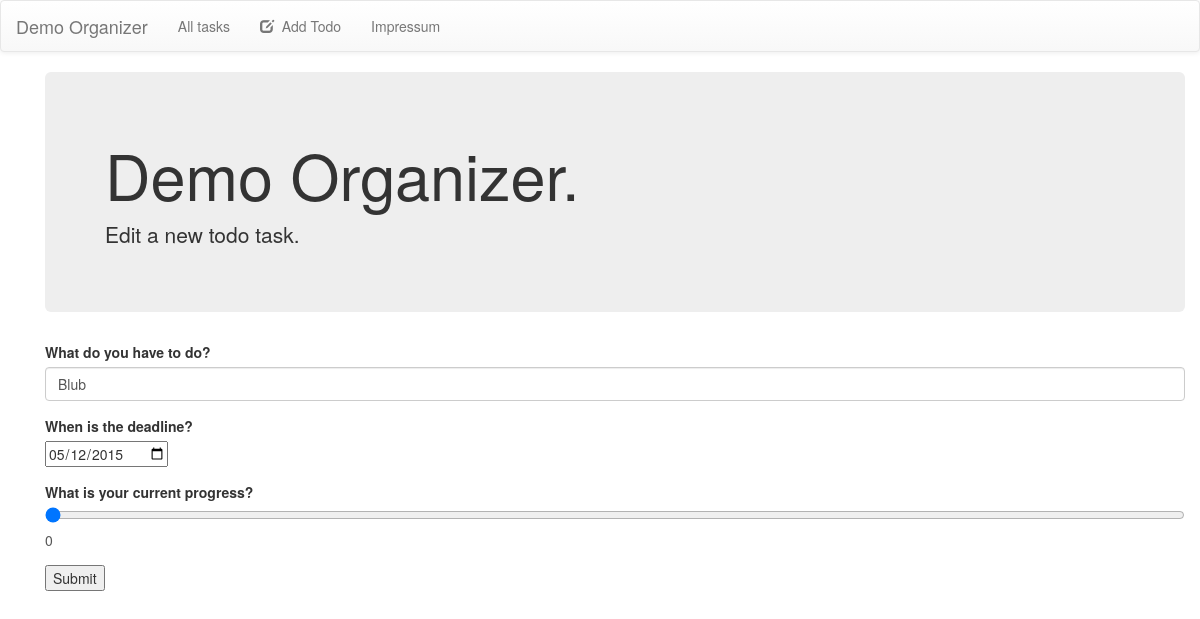
The page /edit/3 on the database its author committed.
### todolist/models.py (models this page shows, shortened)
class Todo(models.Model):
    title = models.CharField(max_length=160)
    deadline = models.DateField('Deadline')
    progress = models.DecimalField(max_digits=3, decimal_places=0)
    def deadlineAsString(self):              # __unicode__ on Python 2
        return str(self.deadline)

### todolist/views.py (the view)
# urls.py: url(r'^edit/(?P<pk>\d+)$', views.UpdateView.as_view(), name='todo_edit'),
class UpdateView(UpdateView):
    template_name = 'edit.html'
    model = Todo
    fields = ['title','deadline','progress']
    success_url = '/'

### todolist/templates/edit.html (shortened to what this page needs)
{% extends "base_page.html" %}
{% block content %}
        <div class="container">
           <div class="jumbotron">
            <h1>Demo Organizer.</h1>
            <p>Edit a new todo task.</p>
          </div>
        </div>
        <div class="container">
          <form role="form" method="post" class="form">
            <div class="form-group">
              <label for="todo">What do you have to do?</label>
              <input type="text" class="form-control" id="todo" name="title" maxlength="160" value="{{ object.title }}">
            </div>
            <div class="form-group">
              <label for="deadline">When is the deadline?</label><br>
              <input type="date" name="deadline" id="deadline" value="{{ object.deadlineAsString }}">
            </div>
            <div class="form-group">
              <label for="progressbar">What is your current progress?</label>
              <input oninput="progressOutput.value=parseInt(progressbar.value)" type="range" id="progressbar" value="{{ object.progress }}" name="progress"><output name="progressOutput" for="progressbar">{{ object.progress }}</output>
              </div>
              <input type="submit" value="Submit" />
          </form>
        </div>
    {% endblock %}

### rows shown on the page
Todo: title "Blub", deadline "05/12/2015", progress "0"
